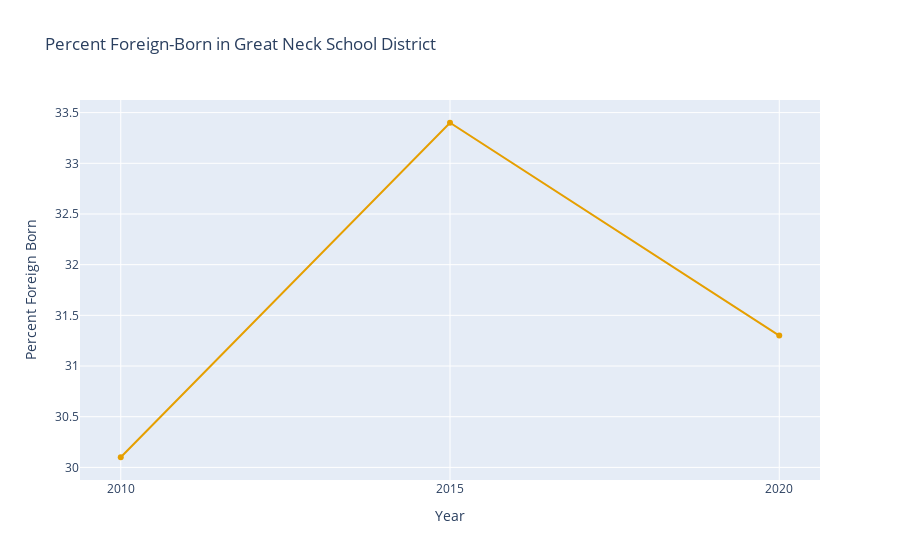

This figure's notebook cell:
### Code cell
import plotly.graph_objects as go

colorblind_palette = [
    "#E69F00",
    "#56B4E9",
    "#009E73",
    "#F0E442",
    "#0072B2",
    "#D55E00",
    "#CC79A7",
]

fig = go.Figure()

x_cols = ["Percent Foreign-Born"]
y_col = "Year"
for idx, x_col in enumerate(x_cols):
    color = "black" if x_col == "Total" else colorblind_palette[idx]
    fig.add_trace(
        go.Scatter(
            x=df[y_col],
            y=df[x_col],
            mode="lines+markers",
            name=x_col,
            line=dict(color=color),
            hovertemplate="Year: %{x}<br>" + x_col + ": %{y:,}<extra></extra>",
        )
    )

# Update layout
fig.update_layout(
    title="Percent Foreign-Born in Great Neck School District",
    xaxis_title="Year",
    yaxis_title="Percent Foreign Born",
    xaxis=dict(
        tickmode="array",
        tickvals=df["Year"],
        ticktext=[str(year) for year in df["Year"]],
    ),
)

fig.show()

### Figure 1 — Plotly figure (JSON) as saved in the notebook; plotly's stock layout.template omitted (floating-point values rounded to 4 significant figures)
{"data": [{"hovertemplate": "Year: %{x}<br>Percent Foreign-Born: %{y:,}<extra></extra>", "line": {"color": "#E69F00"}, "mode": "lines+markers", "name": "Percent Foreign-Born", "type": "scatter", "x": [2010, 2015, 2020], "y": [30.1, 33.4, 31.3]}], "layout": {"title": {"text": "Percent Foreign-Born in Great Neck School District"}, "xaxis": {"tickmode": "array", "ticktext": ["2010", "2015", "2020"], "tickvals": [2010, 2015, 2020], "title": {"text": "Year"}}, "yaxis": {"title": {"text": "Percent Foreign Born"}}}}
